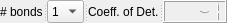
               <widget class="QSplitter" name="splitter">
                <property name="orientation">
                 <enum>Qt::Horizontal</enum>
                </property>
                <widget class="QLabel" name="label_76">
                 <property name="sizePolicy">
                  <sizepolicy hsizetype="Preferred" vsizetype="Preferred">
                   <horstretch>3</horstretch>
                   <verstretch>0</verstretch>
                  </sizepolicy>
                 </property>
                 <property name="text">
                  <string># bonds</string>
                 </property>
                </widget>
                <widget class="QComboBox" name="fitUpToBonds">
                 <property name="sizePolicy">
                  <sizepolicy hsizetype="Preferred" vsizetype="Fixed">
                   <horstretch>10</horstretch>
                   <verstretch>0</verstretch>
                  </sizepolicy>
                 </property>
                 <property name="currentIndex">
                  <number>1</number>
                 </property>
                 <item>
                  <property name="text">
                   <string>0</string>
                  </property>
                 </item>
                 <item>
                  <property name="text">
                   <string>1</string>
                  </property>
                 </item>
                 <item>
                  <property name="text">
                   <string>2</string>
                  </property>
                 </item>
                 <item>
                  <property name="text">
                   <string>3</string>
                  </property>
                 </item>
                 <item>
                  <property name="text">
                   <string>4</string>
                  </property>
                 </item>
                </widget>
                <widget class="QLabel" name="label_93">
                 <property name="text">
                  <string>Coeff. of Det.</string>
                 </property>
                </widget>
                <widget class="QLCDNumber" name="coefficientOfDetermination">
                 <property name="value" stdset="0">
                  <double>-1.000000000000000</double>
                 </property>
                </widget>
               </widget>
